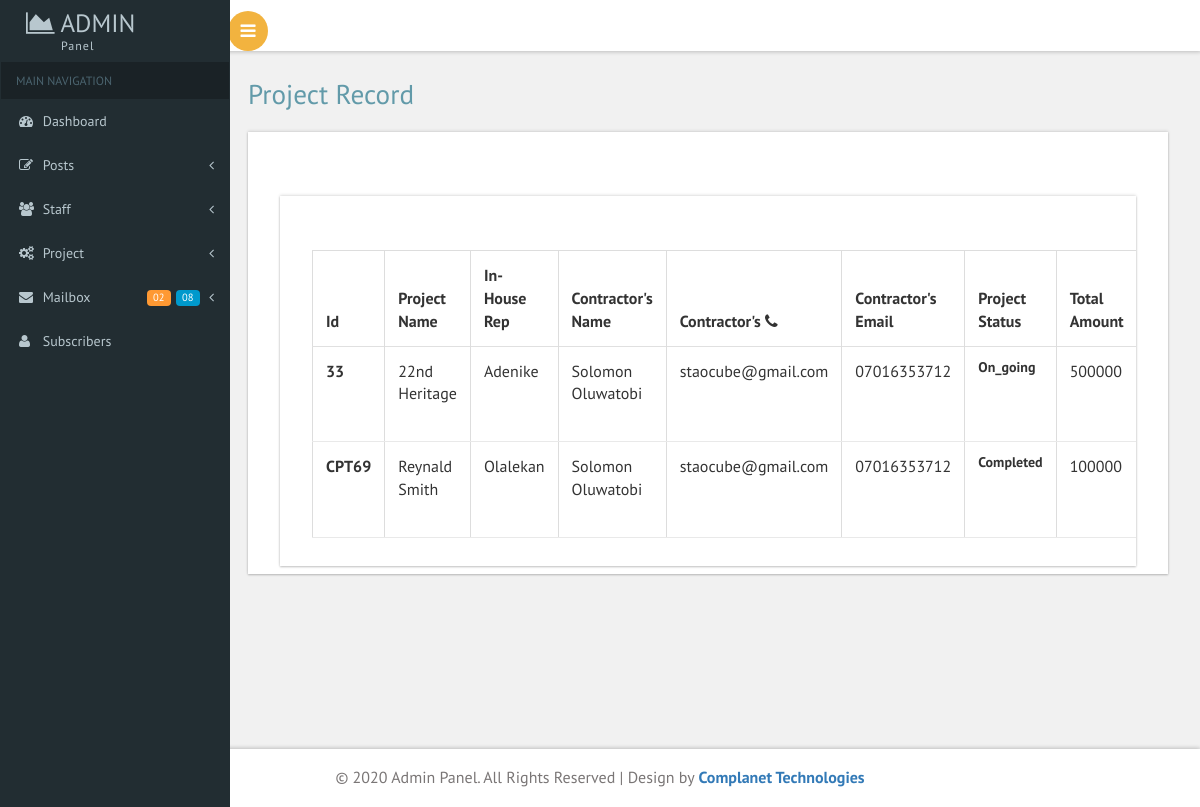
Screenshot of /sbot/project.php with the database file from the repository.
### tables this page shows
CREATE TABLE `project` (
  `id` int(11) NOT NULL,
  `project_id` varchar(252) NOT NULL,
  `project_name` varchar(252) NOT NULL,
  `in_house_rep` varchar(252) NOT NULL,
  `contractor_name` varchar(252) NOT NULL,
  `contractor_email` varchar(252) NOT NULL,
  `contractor_no` varchar(252) NOT NULL,
  `project_status` varchar(252) NOT NULL,
  `total_amount` int(11) NOT NULL,
  `amount_paid` int(32) NOT NULL,
  `balance` int(32) NOT NULL,
  `description` varchar(252) NOT NULL,
  `date_log` date NOT NULL
);

### sbot/includes/project_record.php (the view, shortened to what this page needs)
<div id="page-wrapper">
	<div class="main-page">
		<div class="tables">
			<h2 class="title1">Project Record</h2>
			<div class="panel-body widget-shadow">
			<div class="table-responsive bs-example widget-shadow">
			<table class="table table-bordered">
				<thead>
				 <tr>
				   <th>Id</th>
				    <th>Project Name</th>
				     <th>In-house Rep</th>
				      <th>Contractor's Name</th>
				       <th>Contractor's <i class="fa fa-phone"></i> </th>
				        <th>Contractor's Email </th>
				         <th>Project Status</th>
				         <th>Total Amount</th>
				</tr>
				           </thead>
				            <tbody>
				             <tr>
				<?php
				$query = "SELECT * FROM project ";
				$result  = mysqli_query($conn, $query);
				while($row = mysqli_fetch_assoc($result)){
					$project_id  = $row['project_id'];
					$project_name = $row['project_name'];
					$in_house_rep  = $row['in_house_rep'];
					$contractor_name  = $row['contractor_name'];
					$contractor_email  = $row['contractor_email'];
					$contractor_no  = $row['contractor_no'];
					$project_status  = $row['project_status'];
					$total_amount  = $row['total_amount'];
							echo"<tr>";
				             echo"<th scope='row'> $project_id </th>";
				              echo"<td> $project_name </td>";
				              echo"<td> $in_house_rep </td>";
				              echo"<td>$contractor_name </td>";
				               echo"<td>$contractor_email </td>";
				               echo"<td>$contractor_no </td>";
				                echo"<td>$project_status</td>";
				                echo"<td>$total_amount</td>";
				          echo"</tr>";
				             } ?>
				            </tbody>
				            </table>
			</div>
		</div>
	</div>
</div>

### sbot/css/custom.css (style rules this page uses)
#page-wrapper { padding:5em 2em 2.5em; background-color: #F1F1F1; }

### rows the page displays
project: project "33", project_name "22nd Heritage", in_house_rep "Adenike", contractor_name "Solomon Oluwatobi", contractor_email "staocube@gmail.com", contractor_no "07016353712", project_status "On_going", total_amount "500000"
project: project "CPT69", project_name "Reynald Smith", in_house_rep "Olalekan", contractor_name "Solomon Oluwatobi", contractor_email "staocube@gmail.com", contractor_no "07016353712", project_status "Completed", total_amount "100000"
